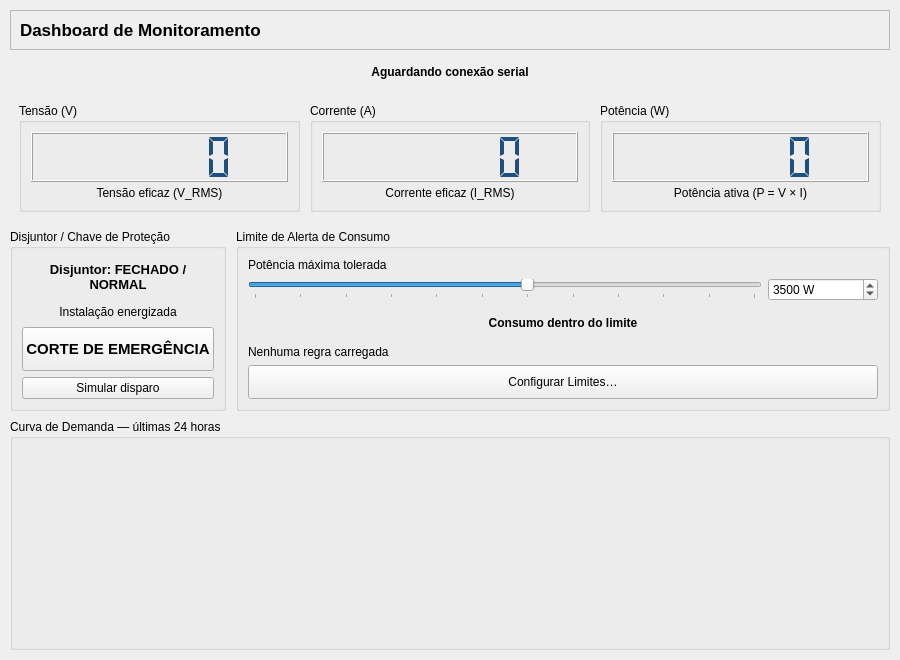
<?xml version="1.0" encoding="UTF-8"?>
<ui version="4.0">
 <class>Dashboard</class>
 <widget class="QWidget" name="Dashboard">
  <property name="geometry">
   <rect>
    <x>0</x>
    <y>0</y>
    <width>900</width>
    <height>660</height>
   </rect>
  </property>
  <property name="windowTitle">
   <string>Dashboard de Monitoramento</string>
  </property>
  <layout class="QVBoxLayout" name="layoutRaiz">
   <property name="spacing">
    <number>0</number>
   </property>
   <property name="leftMargin">
    <number>0</number>
   </property>
   <property name="topMargin">
    <number>0</number>
   </property>
   <property name="rightMargin">
    <number>0</number>
   </property>
   <property name="bottomMargin">
    <number>0</number>
   </property>
   <item>
    <widget class="QScrollArea" name="areaRolagem">
     <property name="frameShape">
      <enum>QFrame::Shape::NoFrame</enum>
     </property>
     <property name="widgetResizable">
      <bool>true</bool>
     </property>
     <widget class="QWidget" name="conteudoDashboard">
      <property name="geometry">
       <rect>
        <x>0</x>
        <y>0</y>
        <width>900</width>
        <height>660</height>
       </rect>
      </property>
      <layout class="QVBoxLayout" name="layoutPrincipal">
       <property name="spacing">
        <number>8</number>
       </property>
       <property name="leftMargin">
        <number>10</number>
       </property>
       <property name="topMargin">
        <number>10</number>
       </property>
       <property name="rightMargin">
        <number>10</number>
       </property>
       <property name="bottomMargin">
        <number>10</number>
       </property>
       <item>
        <widget class="QFrame" name="frameCabecalhoDashboard">
         <property name="frameShape">
          <enum>QFrame::Shape::StyledPanel</enum>
         </property>
         <property name="frameShadow">
          <enum>QFrame::Shadow::Raised</enum>
         </property>
         <layout class="QVBoxLayout" name="layoutCabecalhoDashboard">
          <property name="spacing">
           <number>2</number>
          </property>
          <item>
           <widget class="QLabel" name="labelTituloDashboard">
            <property name="font">
             <font>
              <pointsize>13</pointsize>
              <bold>true</bold>
             </font>
            </property>
            <property name="text">
             <string>Dashboard de Monitoramento</string>
            </property>
           </widget>
          </item>
         </layout>
        </widget>
       </item>
       <item>
        <widget class="QLabel" name="labelStatusAquisicao">
         <property name="minimumSize">
          <size>
           <width>0</width>
           <height>28</height>
          </size>
         </property>
         <property name="font">
          <font>
           <bold>true</bold>
          </font>
         </property>
         <property name="alignment">
          <set>Qt::AlignmentFlag::AlignCenter</set>
         </property>
         <property name="wordWrap">
          <bool>true</bool>
         </property>
         <property name="text">
          <string>Aguardando conexão serial</string>
         </property>
        </widget>
       </item>
       <item>
        <widget class="QFrame" name="framePainelTelemetria">
         <property name="frameShape">
          <enum>QFrame::Shape::NoFrame</enum>
         </property>
         <layout class="QHBoxLayout" name="layoutTelemetria">
          <property name="spacing">
           <number>10</number>
          </property>
          <item>
           <widget class="QGroupBox" name="grupoTensao">
            <property name="title">
             <string>Tensão (V)</string>
            </property>
            <layout class="QVBoxLayout" name="layoutTensao">
             <property name="spacing">
              <number>4</number>
             </property>
             <item>
              <widget class="QLCDNumber" name="lcdTensao">
               <property name="minimumSize">
                <size>
                 <width>0</width>
                 <height>50</height>
                </size>
               </property>
               <property name="styleSheet">
                <string notr="true">color: #1D4F80;</string>
               </property>
               <property name="digitCount">
                <number>6</number>
               </property>
               <property name="segmentStyle">
                <enum>QLCDNumber::SegmentStyle::Flat</enum>
               </property>
              </widget>
             </item>
             <item>
              <widget class="QLabel" name="labelTensaoRodape">
               <property name="alignment">
                <set>Qt::AlignmentFlag::AlignCenter</set>
               </property>
               <property name="wordWrap">
                <bool>true</bool>
               </property>
               <property name="text">
                <string>Tensão eficaz (V_RMS)</string>
               </property>
              </widget>
             </item>
            </layout>
           </widget>
          </item>
          <item>
           <widget class="QGroupBox" name="grupoCorrente">
            <property name="title">
             <string>Corrente (A)</string>
            </property>
            <layout class="QVBoxLayout" name="layoutCorrente">
             <property name="spacing">
              <number>4</number>
             </property>
             <item>
              <widget class="QLCDNumber" name="lcdCorrente">
               <property name="minimumSize">
                <size>
                 <width>0</width>
                 <height>50</height>
                </size>
               </property>
               <property name="styleSheet">
                <string notr="true">color: #1D4F80;</string>
               </property>
               <property name="digitCount">
                <number>6</number>
               </property>
               <property name="segmentStyle">
                <enum>QLCDNumber::SegmentStyle::Flat</enum>
               </property>
              </widget>
             </item>
             <item>
              <widget class="QLabel" name="labelCorrenteRodape">
               <property name="alignment">
                <set>Qt::AlignmentFlag::AlignCenter</set>
               </property>
               <property name="wordWrap">
                <bool>true</bool>
               </property>
               <property name="text">
                <string>Corrente eficaz (I_RMS)</string>
               </property>
              </widget>
             </item>
            </layout>
           </widget>
          </item>
          <item>
           <widget class="QGroupBox" name="grupoPotencia">
            <property name="title">
             <string>Potência (W)</string>
            </property>
            <layout class="QVBoxLayout" name="layoutPotencia">
             <property name="spacing">
              <number>4</number>
             </property>
             <item>
              <widget class="QLCDNumber" name="lcdPotencia">
               <property name="minimumSize">
                <size>
                 <width>0</width>
                 <height>50</height>
                </size>
               </property>
               <property name="styleSheet">
                <string notr="true">color: #1D4F80;</string>
               </property>
               <property name="digitCount">
                <number>6</number>
               </property>
               <property name="segmentStyle">
                <enum>QLCDNumber::SegmentStyle::Flat</enum>
               </property>
              </widget>
             </item>
             <item>
              <widget class="QLabel" name="labelPotenciaRodape">
               <property name="alignment">
                <set>Qt::AlignmentFlag::AlignCenter</set>
               </property>
               <property name="wordWrap">
                <bool>true</bool>
               </property>
               <property name="text">
                <string>Potência ativa (P = V × I)</string>
               </property>
              </widget>
             </item>
            </layout>
           </widget>
          </item>
         </layout>
        </widget>
       </item>
       <item>
        <layout class="QHBoxLayout" name="layoutEstadoComandos">
         <property name="spacing">
          <number>10</number>
         </property>
         <item>
          <widget class="QGroupBox" name="grupoDisjuntor">
           <property name="title">
            <string>Disjuntor / Chave de Proteção</string>
           </property>
           <layout class="QVBoxLayout" name="layoutDisjuntor">
            <property name="spacing">
             <number>6</number>
            </property>
            <item>
             <widget class="QLabel" name="labelBadgeDisjuntor">
              <property name="minimumSize">
               <size>
                <width>0</width>
                <height>38</height>
               </size>
              </property>
              <property name="font">
               <font>
                <pointsize>10</pointsize>
                <bold>true</bold>
               </font>
              </property>
              <property name="alignment">
               <set>Qt::AlignmentFlag::AlignCenter</set>
              </property>
              <property name="wordWrap">
               <bool>true</bool>
              </property>
              <property name="text">
               <string>Disjuntor: FECHADO / NORMAL</string>
              </property>
             </widget>
            </item>
            <item>
             <widget class="QLabel" name="labelDetalheDisjuntor">
              <property name="alignment">
               <set>Qt::AlignmentFlag::AlignCenter</set>
              </property>
              <property name="wordWrap">
               <bool>true</bool>
              </property>
              <property name="text">
               <string>Instalação energizada</string>
              </property>
             </widget>
            </item>
            <item>
             <widget class="QPushButton" name="botaoCorteEmergencia">
              <property name="minimumSize">
               <size>
                <width>0</width>
                <height>44</height>
               </size>
              </property>
              <property name="font">
               <font>
                <pointsize>11</pointsize>
                <bold>true</bold>
               </font>
              </property>
              <property name="text">
               <string>CORTE DE EMERGÊNCIA</string>
              </property>
             </widget>
            </item>
            <item>
             <widget class="QPushButton" name="botaoSimularDisparo">
              <property name="toolTip">
               <string>Simula uma mudança espontânea vinda do hardware. Na Unidade 4 este gatilho é substituído pelo evento recebido na porta serial.</string>
              </property>
              <property name="text">
               <string>Simular disparo</string>
              </property>
             </widget>
            </item>
           </layout>
          </widget>
         </item>
         <item>
          <widget class="QGroupBox" name="grupoSetpoint">
           <property name="title">
            <string>Limite de Alerta de Consumo</string>
           </property>
           <layout class="QVBoxLayout" name="layoutSetpoint">
            <property name="spacing">
             <number>6</number>
            </property>
            <item>
             <widget class="QLabel" name="labelSetpoint">
              <property name="wordWrap">
               <bool>true</bool>
              </property>
              <property name="text">
               <string>Potência máxima tolerada</string>
              </property>
             </widget>
            </item>
            <item>
             <layout class="QHBoxLayout" name="layoutControlesSetpoint">
              <item>
               <widget class="QSlider" name="sliderSetpoint">
                <property name="minimum">
                 <number>500</number>
                </property>
                <property name="maximum">
                 <number>6000</number>
                </property>
                <property name="singleStep">
                 <number>50</number>
                </property>
                <property name="pageStep">
                 <number>250</number>
                </property>
                <property name="value">
                 <number>3500</number>
                </property>
                <property name="orientation">
                 <enum>Qt::Orientation::Horizontal</enum>
                </property>
                <property name="tickPosition">
                 <enum>QSlider::TickPosition::TicksBelow</enum>
                </property>
                <property name="tickInterval">
                 <number>500</number>
                </property>
               </widget>
              </item>
              <item>
               <widget class="QDoubleSpinBox" name="spinSetpoint">
                <property name="minimumSize">
                 <size>
                  <width>110</width>
                  <height>0</height>
                 </size>
                </property>
                <property name="suffix">
                 <string> W</string>
                </property>
                <property name="decimals">
                 <number>0</number>
                </property>
                <property name="minimum">
                 <double>500.000000000000000</double>
                </property>
                <property name="maximum">
                 <double>6000.000000000000000</double>
                </property>
                <property name="singleStep">
                 <double>50.000000000000000</double>
                </property>
                <property name="value">
                 <double>3500.000000000000000</double>
                </property>
               </widget>
              </item>
             </layout>
            </item>
            <item>
             <widget class="QLabel" name="labelSituacaoProtecao">
              <property name="minimumSize">
               <size>
                <width>0</width>
                <height>32</height>
               </size>
              </property>
              <property name="font">
               <font>
                <bold>true</bold>
               </font>
              </property>
              <property name="alignment">
               <set>Qt::AlignmentFlag::AlignCenter</set>
              </property>
              <property name="wordWrap">
               <bool>true</bool>
              </property>
              <property name="text">
               <string>Consumo dentro do limite</string>
              </property>
             </widget>
            </item>
            <item>
             <widget class="QLabel" name="labelRegrasAtivas">
              <property name="wordWrap">
               <bool>true</bool>
              </property>
              <property name="text">
               <string>Nenhuma regra carregada</string>
              </property>
             </widget>
            </item>
            <item>
             <widget class="QPushButton" name="botaoConfigurarLimites">
              <property name="minimumSize">
               <size>
                <width>0</width>
                <height>34</height>
               </size>
              </property>
              <property name="toolTip">
               <string>Abre a janela modal de cadastro de regras de alerta.</string>
              </property>
              <property name="text">
               <string>Configurar Limites…</string>
              </property>
             </widget>
            </item>
           </layout>
          </widget>
         </item>
        </layout>
       </item>
       <item>
        <widget class="QGroupBox" name="grupoGrafico">
         <property name="sizePolicy">
          <sizepolicy hsizetype="Preferred" vsizetype="Expanding">
           <horstretch>0</horstretch>
           <verstretch>1</verstretch>
          </sizepolicy>
         </property>
         <property name="minimumSize">
          <size>
           <width>0</width>
           <height>145</height>
          </size>
         </property>
         <property name="title">
          <string>Curva de Demanda — últimas 24 horas</string>
         </property>
         <layout class="QVBoxLayout" name="layoutGrafico">
          <property name="spacing">
           <number>6</number>
          </property>
         </layout>
        </widget>
       </item>
      </layout>
     </widget>
    </widget>
   </item>
  </layout>
 </widget>
 <resources/>
 <connections/>
</ui>
